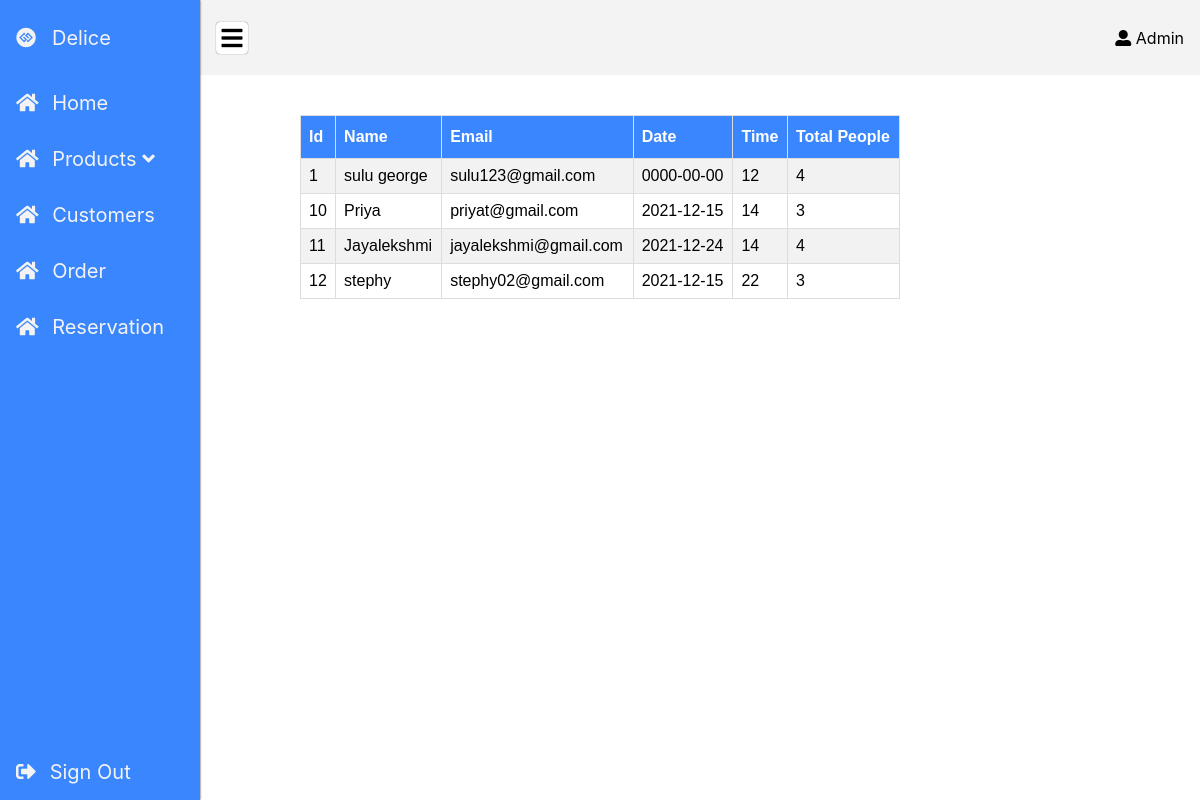
The page /reservedetails2.php on the database its author committed.
### tables this page shows
CREATE TABLE `reserve` (
  `id` int(11) NOT NULL,
  `name` varchar(150) NOT NULL,
  `email` varchar(150) NOT NULL,
  `date` date NOT NULL,
  `time` int(20) NOT NULL,
  `people` int(50) NOT NULL
);

### reservedetails2.php (the view, shortened to what this page needs)
<?php
  include 'db_connect.php';
?>
<!DOCTYPE html>
<html lang="en">
  <head>
    <link rel="stylesheet" href="stylesheet/reservedetail.css" >
    <link rel="stylesheet" href="https://cdnjs.cloudflare.com/ajax/libs/font-awesome/5.15.3/css/all.min.css" />
   </head>
<body>
  <header id="header">
    <i class="fa fa-bars" id="nav-toggler"></i>
    <div>
      <i class="fa fa-user-alt"></i>
      <span>Admin</span>
    </div>
  </header>
  <nav id="nav">
  <div>
    <div class="logo">
      <i class="fab fa-gg-circle"></i>
      <span>Delice</span>
    </div>
    <ul class="nav">
      <li class="nav_item">
        <a href="staff.php" class="nav_item-link">
          <i class="fa fa-home"></i>
          <span>Home</span>
        </a>
      </li>
      <li class="nav_item">
        <a href="#" class="nav_item-link">
          <i class="fa fa-home"></i>
          <span>Products <i class="fa fa-angle-down"></i></span>
        </a>
      </li>
      <li class="nav_item">
        <a href="regdetails2.php" class="nav_item-link">
          <i class="fa fa-home"></i>
          <span>Customers</span>
        </a>
      </li>
      <li class="nav_item">
        <a href="order_details2.php" class="nav_item-link">
          <i class="fa fa-home"></i>
          <span>Order</span>
        </a>
      </li>
      <li class="nav_item">
        <a href="#" class="nav_item-link">
          <i class="fa fa-home"></i>
          <span>Reservation</span>
        </a>
      </li>
    </ul>
  </div>
    <a href="login.php" class="sign-out">
      <i class="fas fa-sign-out-alt"></i>
      <span>Sign Out</span>
    </a>
  </nav><br><br>
<center>
<table id="customers">
  <tr>
    <th>Id</th>
    <th>Name</th>
    <th>Email</th>
    <th>Date</th>
    <th>Time</th>
    <th>Total People</th>
  </tr>
  <?php
  $result = mysqli_query($con, "SELECT * FROM `reserve`");
  while($row=mysqli_fetch_array($result)){
	  ?>
  <tr>
    <td><?php echo $row["id"];?> </td>
    <td><?php echo $row["name"];?> </td>
	  <td><?php echo $row["email"];?> </td>
    <td><?php echo $row["date"];?> </td>
    <td><?php echo $row["time"];?> </td>
    <td><?php echo $row["people"];?> </td>
  </tr>
<?php
}
?>
</table>
</center>
</body>
</html>

### stylesheet/reservedetail.css (style rules this page uses)
:root { --nav-width: 200px; --nav-collapse-width: 80px; --header-height: 75px; --nav-bg-color: #3a86ff; --active-color: #ffff3f; }
*, *:before, *:after { box-sizing: border-box; }
body { margin: 0; padding: 0; font-family: Montserrat, -apple-system, BlinkMacSystemFont, 'Segoe UI', Roboto, Oxygen, Ubuntu, Cantarell, 'Open Sans', 'Helvetica Neue', sans-serif; }
ul { list-style-type: none; margin: 0; padding: 0; }
a { text-decoration: none; color: #343434; }
header { display: flex; justify-content: space-between; padding: 0 1rem; align-items: center; height: var(--header-height); background-color: #f3f3f3; padding-left: calc(var(--nav-width) + 1rem); transition: padding-left 0.3s ease-in-out; }
header #nav-toggler { font-size: 1.5rem; box-shadow: 0 0 1px #343434; background-color: #fff; padding: 0.25rem 0.35rem; border-radius: 0.25rem; }
nav { display: flex; flex-direction: column; justify-content: space-between; position: fixed; top: 0; left: 0; height: 100%; background-color: var(--nav-bg-color); width: var(--nav-width); transition: width 0.2s ease-in-out; box-shadow: 0 0 2px #343434; }
nav .logo { display: flex; justify-content: flex-start; align-items: center; height: var(--header-height); }
nav .logo span { margin-left: 1rem; }
.nav_item-link, .logo, .sign-out { font-size: 1.25rem; display: block; padding: 1rem; color: #f3f3f3; white-space: nowrap; }
.nav_item-link span, .logo span, .sign-out span { margin-left: 0.5rem; }
#customers { font-family: Arial, Helvetica, sans-serif; border-collapse: collapse; width: 50%; }
#customers td, #customers th { border: 1px solid #ddd; padding: 8px; }
#customers tr:nth-child(even) { background-color: #f2f2f2; }
#customers th { padding-top: 12px; padding-bottom: 12px; text-align: left; background-color: #3a86ff; color: white; }

### rows shown on the page
reserve: id "1", name "sulu george", email "sulu123@gmail.com", date "0000-00-00", time "12", people "4"
reserve: id "10", name "Priya", email "priyat@gmail.com", date "2021-12-15", time "14", people "3"
reserve: id "11", name "Jayalekshmi", email "jayalekshmi@gmail.com", date "2021-12-24", time "14", people "4"
reserve: id "12", name "stephy", email "stephy02@gmail.com", date "2021-12-15", time "22", people "3"
